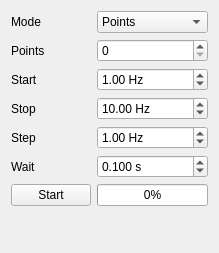
<?xml version="1.0" encoding="UTF-8"?>
<ui version="4.0">
 <class>Form</class>
 <widget class="QWidget" name="Form">
  <property name="geometry">
   <rect>
    <x>0</x>
    <y>0</y>
    <width>219</width>
    <height>253</height>
   </rect>
  </property>
  <property name="windowTitle">
   <string>Form</string>
  </property>
  <layout class="QFormLayout" name="formLayout">
   <item row="2" column="0">
    <widget class="QLabel" name="startLabel_3">
     <property name="text">
      <string>Start</string>
     </property>
    </widget>
   </item>
   <item row="2" column="1">
    <widget class="QDoubleSpinBox" name="start_3">
     <property name="suffix">
      <string> Hz</string>
     </property>
     <property name="maximum">
      <double>100000.000000000000000</double>
     </property>
     <property name="value">
      <double>1.000000000000000</double>
     </property>
    </widget>
   </item>
   <item row="3" column="0">
    <widget class="QLabel" name="stopLabel_3">
     <property name="text">
      <string>Stop</string>
     </property>
    </widget>
   </item>
   <item row="3" column="1">
    <widget class="QDoubleSpinBox" name="stop_3">
     <property name="suffix">
      <string> Hz</string>
     </property>
     <property name="maximum">
      <double>100000.000000000000000</double>
     </property>
     <property name="value">
      <double>10.000000000000000</double>
     </property>
    </widget>
   </item>
   <item row="4" column="0">
    <widget class="QLabel" name="stepLabel_3">
     <property name="text">
      <string>Step</string>
     </property>
    </widget>
   </item>
   <item row="4" column="1">
    <widget class="QDoubleSpinBox" name="step_3">
     <property name="suffix">
      <string> Hz</string>
     </property>
     <property name="maximum">
      <double>100000.000000000000000</double>
     </property>
     <property name="value">
      <double>1.000000000000000</double>
     </property>
    </widget>
   </item>
   <item row="5" column="0">
    <widget class="QLabel" name="waitLabel_3">
     <property name="text">
      <string>Wait</string>
     </property>
    </widget>
   </item>
   <item row="5" column="1">
    <widget class="QDoubleSpinBox" name="wait_3">
     <property name="suffix">
      <string> s</string>
     </property>
     <property name="decimals">
      <number>3</number>
     </property>
     <property name="maximum">
      <double>1000000.000000000000000</double>
     </property>
     <property name="value">
      <double>0.100000000000000</double>
     </property>
    </widget>
   </item>
   <item row="6" column="0">
    <widget class="QPushButton" name="Start">
     <property name="text">
      <string>Start</string>
     </property>
     <property name="checkable">
      <bool>true</bool>
     </property>
    </widget>
   </item>
   <item row="6" column="1">
    <widget class="QProgressBar" name="progress_bar">
     <property name="maximum">
      <number>100</number>
     </property>
     <property name="value">
      <number>0</number>
     </property>
    </widget>
   </item>
   <item row="1" column="0">
    <widget class="QLabel" name="label">
     <property name="text">
      <string>Points</string>
     </property>
    </widget>
   </item>
   <item row="1" column="1">
    <widget class="QSpinBox" name="spinBox"/>
   </item>
   <item row="0" column="0">
    <widget class="QLabel" name="label_2">
     <property name="text">
      <string>Mode</string>
     </property>
    </widget>
   </item>
   <item row="0" column="1">
    <widget class="QComboBox" name="comboBox">
     <item>
      <property name="text">
       <string>Points</string>
      </property>
     </item>
     <item>
      <property name="text">
       <string>Steps</string>
      </property>
     </item>
    </widget>
   </item>
  </layout>
 </widget>
 <resources/>
 <connections/>
</ui>
